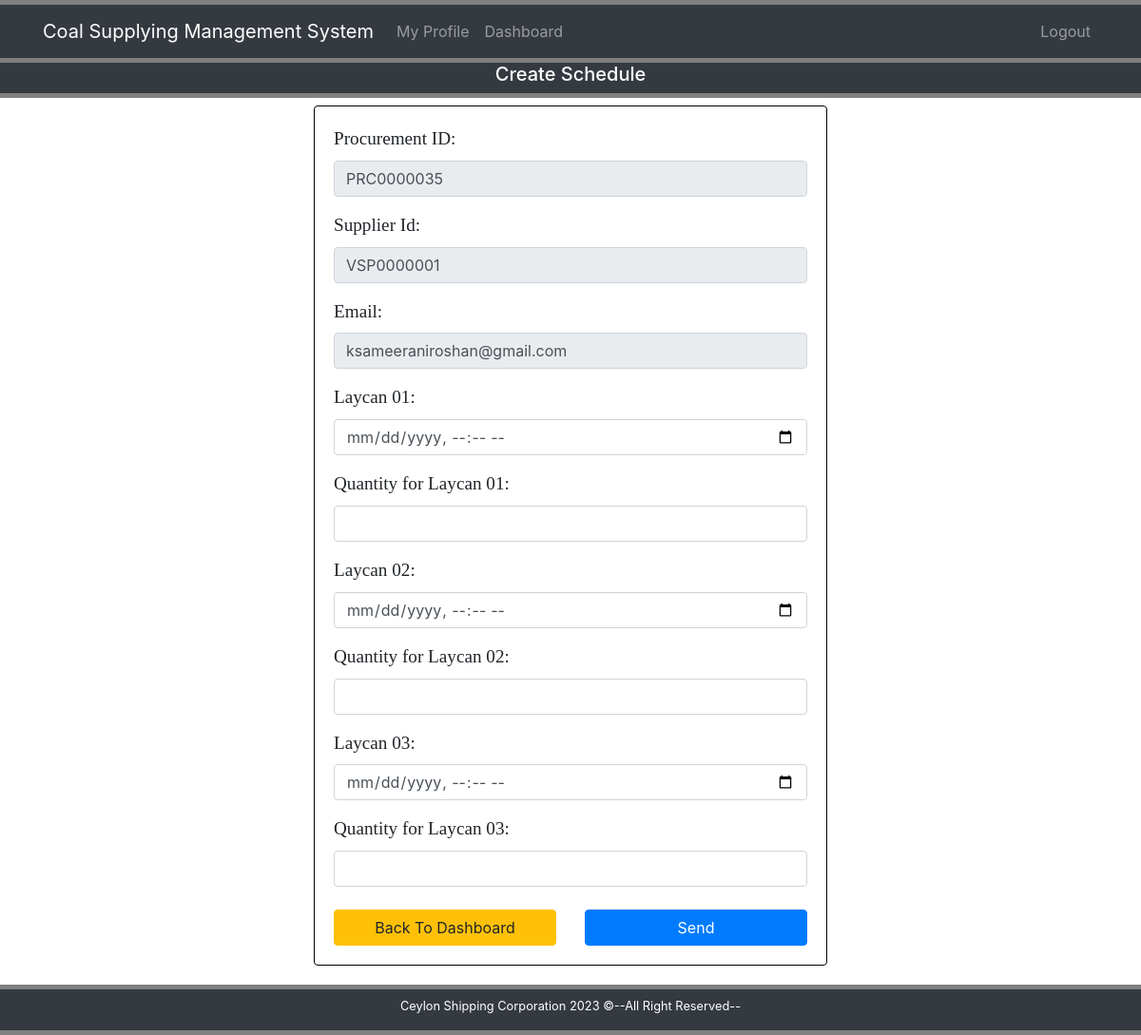
/sendAward.php?id=65, run on the app's committed database.
### tables this page shows
CREATE TABLE `offertrans` (
  `id` int(10) NOT NULL,
  `supId` varchar(10) NOT NULL,
  `procId` varchar(10) NOT NULL,
  `datetime` varchar(20) NOT NULL,
  `qty` int(15) NOT NULL,
  `unitprice` float NOT NULL,
  `addcom` float NOT NULL,
  `total` float NOT NULL,
  `results` varchar(15) NOT NULL
);

CREATE TABLE `procurement` (
  `id` int(10) NOT NULL,
  `procId` varchar(10) NOT NULL,
  `title` varchar(50) NOT NULL,
  `author` varchar(50) NOT NULL,
  `type` varchar(50) NOT NULL,
  `qty` int(20) NOT NULL,
  `datetime` varchar(50) NOT NULL,
  `document` varchar(50) NOT NULL,
  `deadline` varchar(50) NOT NULL
);

CREATE TABLE `vesselsupplier` (
  `id` int(10) NOT NULL,
  `supId` varchar(10) NOT NULL,
  `cName` varchar(50) NOT NULL,
  `address` varchar(100) NOT NULL,
  `telephone` varchar(15) NOT NULL,
  `fax` varchar(15) NOT NULL,
  `email` varchar(50) NOT NULL,
  `vessel` varchar(10) NOT NULL,
  `coalSupply` varchar(15) NOT NULL,
  `experience` varchar(20) NOT NULL,
  `exDoc` varchar(50) NOT NULL,
  `regDoc` varchar(50) NOT NULL,
  `finDoc` varchar(50) NOT NULL,
  `datetime` varchar(50) NOT NULL,
  `type` varchar(20) NOT NULL,
  `status` varchar(20) NOT NULL,
  `password` varchar(10) NOT NULL
);

### sendAward.php (the view, shortened to what this page needs)
<!DOCTYPE html>
<html lang="en">
<head>
	<link rel="stylesheet" href="css/bootstrap.css">
	<link rel="stylesheet" href="css/style.css">
</head>
<body>
	<div style="height:5px; background: gray;"></div>
	<nav class="navbar navbar-expand-lg bg-dark navbar-dark">
		<div class="container">
			<a href="#" class="navbar-brand">Coal Supplying Management System</a>
			<div class="collapse navbar-collapse" id="navbarcollapse">
			<div class="collapse navbar-collapse" id="navbarcollapse">
			<ul class="navbar-nav mr-auto">
				<li class="nav-item">
					<a href="#" class="nav-link">My Profile</a>
				</li>
				<li class="nav-item">
					<a href="dashCManager.php" class="nav-link">Dashboard</a>
				</li>
			</ul>
			<ul class="navbar-nav">
				<li class="nav-item">
					<a href="login.php" class="nav-link">Logout</a>
				</li>
			</ul>
			</div>
		</div>
	</nav>
	<div style="height:5px; background: gray;"></div>
	<header class="text-white bg-dark">
		<div class="container">
			<div class="row">
				<div class="col-md-12">
					<h5 class="text-center">Create Schedule</h5>
				</div>
			</div>
		</div>
	</header>
	<div style="height:5px; background: gray;"></div>
	<section class="container py-2 mb-1">
		<div class="row">
			<div class="offset-lg-3 col-lg-6">
				<?php
				$searchQueryParameter = $_GET['id'];
				global $ConnectingDB;
				$sql = "SELECT * FROM  offertrans
					INNER JOIN vesselsupplier
					ON offertrans.SupId = vesselsupplier.SupId
					INNER JOIN procurement
					ON offertrans.procId = procurement.procId
					AND offertrans.results='Approved' WHERE procurement.id='$searchQueryParameter'";
					$stmt = $ConnectingDB->query($sql);
					while ($dataRaws=$stmt->fetch()) {
						$displayProcId = $dataRaws['procId'];
						$displaySupId = $dataRaws['supId'];
						$displayEmail = $dataRaws['email'];
				}
				?>
				<form class="" action="sendAward.php?id=<?php echo $searchQueryParameter?>" method="Post" enctype="multipart/form-data">
					<div class="card mb-2" style="border-color:black;">
						<div class="card-body">
							<div class="form-group">
								<label for="subject"><span class="FieldInfo">Procurement ID:</span></label>
								<input type="text" class="form-control" name="procId" id="procId" value="<?php echo $displayProcId; ?>" readonly>
							</div>
							<div class="form-group">
								<label for="subject"><span class="FieldInfo">Supplier Id:</span></label>
								<input type="text" class="form-control" name="supId" id="supId" value="<?php echo $displaySupId; ?>" readonly>
							</div>
							<div class="form-group">
								<label for="subject"><span class="FieldInfo">Email:</span></label>
								<input type="email" class="form-control" name="email" id="email" value="<?php echo $displayEmail; ?>" readonly>
							</div>
							<div class="form-group">
								<label for="deadline"><span class="FieldInfo">Laycan 01:</span></label>
								<div class="custom-file">
									<input class="form-control" type="datetime-local" name="laycan1" id="laycan1">
								</div>
							</div>
							<div class="form-group">
								<label for="subject"><span class="FieldInfo">Quantity for Laycan 01:</span></label>
								<input type="number" class="form-control" name="qty1" id="qty1" value="">
							</div>
							<div class="form-group">
								<label for="deadline"><span class="FieldInfo">Laycan 02:</span></label>
								<div class="custom-file">
									<input class="form-control" type="datetime-local" name="laycan2" id="laycan2">
								</div>
							</div>
							<div class="form-group">
								<label for="subject"><span class="FieldInfo">Quantity for Laycan 02:</span></label>
								<input type="number" class="form-control" name="qty2" id="qty2" value="">
							</div>
							<div class="form-group">
								<label for="deadline"><span class="FieldInfo">Laycan 03:</span></label>
								<div class="custom-file">
									<input class="form-control" type="datetime-local" name="laycan3" id="laycan3">
								</div>
							</div>
							<div class="form-group">
								<label for="subject"><span class="FieldInfo">Quantity for Laycan 03:</span></label>
								<input type="number" class="form-control" name="qty3" id="qty3" value="">
							</div>
							<div class="row pt-2">
								<div class="col-lg-6">
									<a href="viewSelectedBidderT.php" class="btn btn-block btn-warning">Back To Dashboard</a>
								</div>
								<div class="col-lg-6">
									<button type="submit" name="submit" class="btn btn-block btn-primary">Send</button>
								</div>
							</div>
						</div>
					</div>
				</form>
			</div>
		</div>
	</section>
	<div style="height:5px; background: gray;"></div>
	<footer class="bg-dark text-white">
		<div class="container">
			<div class="row pt-2">
				<div class="col">
					<p class="lead text-center small">Ceylon Shipping Corporation <span id="year"></span> &copy;--All Right Reserved--</p>
				</div>
			</div>
		</div>
	</footer>
	<div style="height:5px; background: gray;"></div>
</body>
</html>

### css/style.css (style rules this page uses)
.FieldInfo { font-family: Bitter,Georgia,"Times New Roman",Times,serif; font-size: 1.2em; }

### data on the page
offertrans: procId "PRC0000035", supId "VSP0000001", email "ksameeraniroshan@gmail.com"
